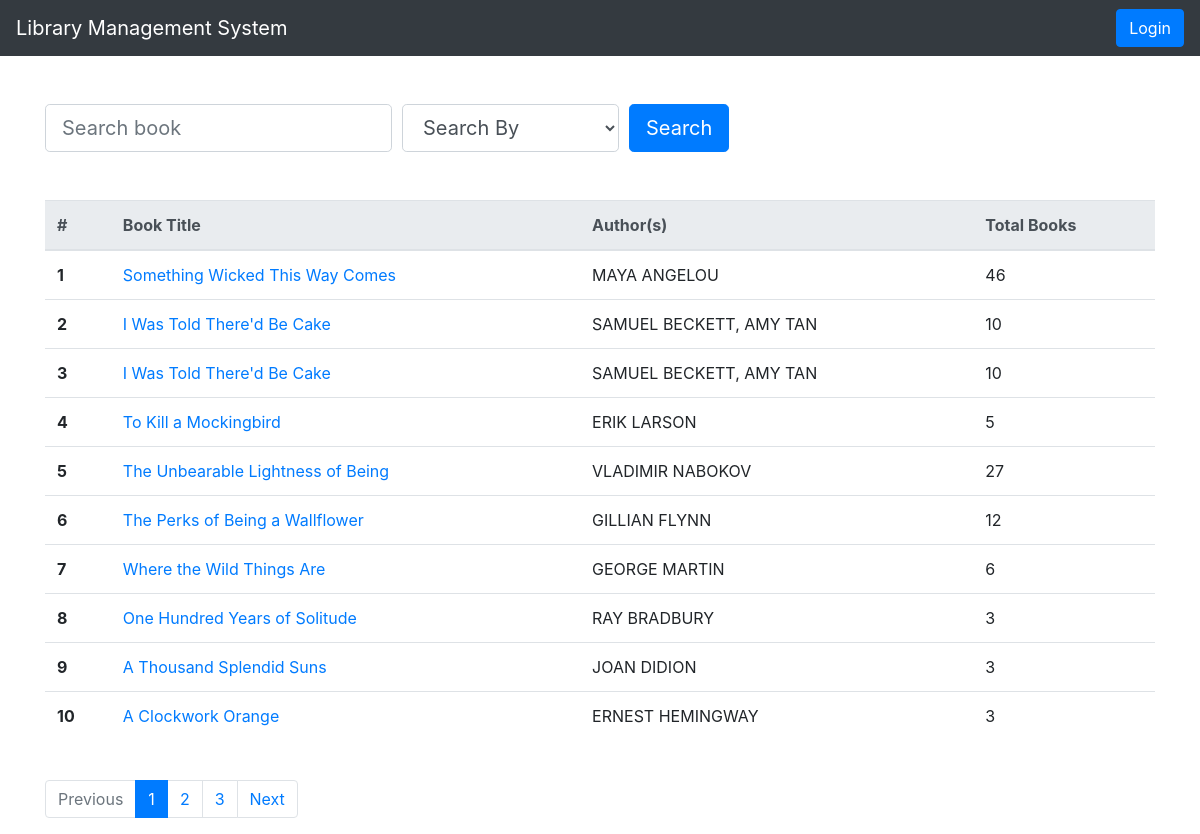
/library/, run on the app's committed database.
### library/models.py (models this page shows, shortened)
class Book(models.Model):
    numeric = RegexValidator(r'^[0-9]*$', 'Only  numeric characters are allowed.')
    book_status = (('a', 'available'), ('l', 'lent'))
    title = models.CharField(max_length=250)
    isbn = models.CharField('ISBN', max_length=13, help_text='13 Character ISBN number', validators=[numeric])
    description = models.TextField(max_length=500)
    price = models.IntegerField()
    total_quantity = models.IntegerField()
    quantity = models.IntegerField(default=1)
    status = models.CharField(max_length=1, choices = book_status, blank = True, default = 'a')
    author = models.ManyToManyField(Author)
    category = models.ManyToManyField(Category)
    def get_absolute_url(self):
        return reverse('book_detail', args=[str(self.id)])
    def display_category(self):
        return ', '.join(category.name for category in self.category.all()[:3])
    display_category.short_description = "Category"
    def display_author(self):
        return ', '.join(author.firstname for author in self.author.all()[:3])
    display_author.short_description = "Author"

class Author(models.Model):
    firstname = models.CharField(max_length=100)
    lastname = models.CharField(max_length=100)
    def __str__(self):
        return f'{self.firstname} {self.lastname}'

### library/views.py (the view)
# urls.py: path('', views.index, name='index'),
def index(request):
    context = []
    search_key = str(request.GET.get('search_key', "")).strip()
    filter_key = str(request.GET.get('filter_key', "")).strip()
    if filter_key == 'firstname':
        context = Book.objects.filter(author__firstname__contains = search_key)
    elif filter_key == 'lastname':
        context = Book.objects.filter(author__lastname__contains = search_key)
    elif filter_key == 'title':
        context = Book.objects.filter(title__contains = search_key)
    elif filter_key == 'isbn':
        context = Book.objects.filter(isbn = search_key)
    elif filter_key == 'status_a':
        context = Book.objects.filter(status = 'a', title__contains = search_key)
    elif filter_key == 'status_l':
        context = Book.objects.filter(status = 'l', title__contains = search_key)
    else:
        context = Book.objects.filter(Q(title__contains = search_key) | Q(author__firstname__contains = search_key) | Q(author__lastname__contains = search_key))
    paginator = Paginator(context, 10)
    page = request.GET.get('page')
    try:
        context = paginator.page(page)
    except PageNotAnInteger:
        context = paginator.page(1)
    except EmptyPage:
        context = paginator.page(paginator.num_pages)
    filter_list = [
        {'value': 'all', 'name': 'Search By'},
        {'value': 'firstname', 'name': 'Author Firstname'},
        {'value': 'lastname', 'name': 'Author Lastname'},
        {'value': 'title', 'name': 'Book Title'},
        {'value': 'isbn', 'name': 'ISBN'},
        {'value': 'status_a', 'name': 'Books Available'},
        {'value': 'status_l', 'name': 'Books Lent'}
    ]
    book_ids = []
    if request.user.is_authenticated:
        request_history = BookLendDetail.objects.filter(reader = request.user)
        for data in request_history:
            if data.status in ['p', 'l', 'r']:
                book_ids.append(data.book.id)
    return render(request, 'index.html', {'context' : context, 'filter_list': filter_list, 'book_ids': book_ids})

### library/templates/index.html (shortened to what this page needs)
{% extends "base.html" %}
{% load staticfiles %}
{% block content %}
  <form class="mt-4 mb-5" action="" method="GET">
    <div class="form-row align-items-center">
      <div class="col-auto">
        <div class="input-group">
          <input type="text" class="form-control form-control-lg" id="search_key" placeholder="Search book" value="{{ request.GET.search_key }}" name="search_key">
        </div>
      </div>
      <div class="col-auto">
       <select class="form-control form-control-lg" name="filter_key">
         {% for i in filter_list %}
            <option value="{{ i.value }}" {% if i.value == request.GET.filter_key %}selected{% endif %}>{{ i.name }}</option>
         {% endfor %}
       </select>
      </div>
      <div class="col-auto">
        <button type="submit" class="btn btn-primary btn-lg">Search</button>
      </div>
    </div>
  </form>
  {% if context %}
    <table class="table">
      <thead class="thead-light">
          <tr>
            <th scope="col">#</th>
            <th scope="col">Book Title</th>
            <th scope="col">Author(s)</th>
            <th scope="col">Total Books</th>
          </tr>
      </thead>
      <tbody>
        {% for book in context %}
        <tr>
          <th scope="col">{{ forloop.counter0|add:context.start_index }}</th>
          <td><a href="{{ book.get_absolute_url }}">{{ book.title }}</a></td>
          <td>{% for author in book.author.all %} {{ author }}{% if not forloop.last %}, {% endif %}{% endfor %}</td>
          <td>{{ book.total_quantity }}</td>
        </tr>
        {% endfor %}
      </tbody>
    </table>
  {% else %}
    <br><br>
    <p>No such record found!</p>
  {% endif %}
  <br>
  {% if context.has_other_pages %}
  <nav aria-label="Page navigation example">
    <ul class="pagination">
        {% if context.has_previous %}
            <li class="page-item"><a class="page-link" href="?page=
                    {{ context.previous_page_number }}{% if request.GET.filter_key %}&filter_key={{ request.GET.filter_key }}{% endif %}{% if request.GET.search_key %}&search_key={{ request.GET.search_key }}{% endif %}">Privious</a></li>
        {% else %}
            <li class="disabled page-item"><a class="page-link" href="#!">Previous</a></li>
        {% endif %}
        {% for num in context.paginator.page_range %}
            {% if context.number == num %}
                <li class="active page-item"><a class="page-link" href="#!">{{ num }}</a></li>
            {% else %}
                <li class="page-item"><a class="page-link"
                        href="?page={{ num }}{% if request.GET.filter_key %}&filter_key={{ request.GET.filter_key }}{% endif %}{% if request.GET.search_key %}&search_key={{ request.GET.search_key }}{% endif %}">{{ num }}</a></li>
            {% endif %}
        {% endfor %}
        {% if context.has_next %}
            <li class="page-item"><a class="page-link"
                    href="?page={{ context.next_page_number }}">Next</a></li>
        {% else %}
            <li class="disabled page-item"><a class="page-link" href="#!">Next</a></li>
        {% endif %}
      </ul>
    </nav>
    {% endif %}
{% endblock %}

### library/static/css/styles.css (style rules this page uses)
html { position: relative; min-height: 100%; }

### data on the page
Book: title "Something Wicked This Way Comes", total_quantity "46"
Author: firstname+lastname "MAYA ANGELOU"
Book: title "I Was Told There'd Be Cake", total_quantity "10"
Author: firstname+lastname "SAMUEL BECKETT"
Author: firstname+lastname "AMY TAN"
Book: title "To Kill a Mockingbird", total_quantity "5"
Author: firstname+lastname "ERIK LARSON"
Book: title "The Unbearable Lightness of Being", total_quantity "27"
Author: firstname+lastname "VLADIMIR NABOKOV"
Book: title "The Perks of Being a Wallflower", total_quantity "12"
Author: firstname+lastname "GILLIAN FLYNN"
Book: title "Where the Wild Things Are", total_quantity "6"
Author: firstname+lastname "GEORGE MARTIN"
Book: title "One Hundred Years of Solitude", total_quantity "3"
Author: firstname+lastname "RAY BRADBURY"
Book: title "A Thousand Splendid Suns", total_quantity "3"
Author: firstname+lastname "JOAN DIDION"
Book: title "A Clockwork Orange", total_quantity "3"
Author: firstname+lastname "ERNEST HEMINGWAY"

### other printed values
{{ num }} "1"
{{ num }} "2" "3"
form field filter_key "Search By"
